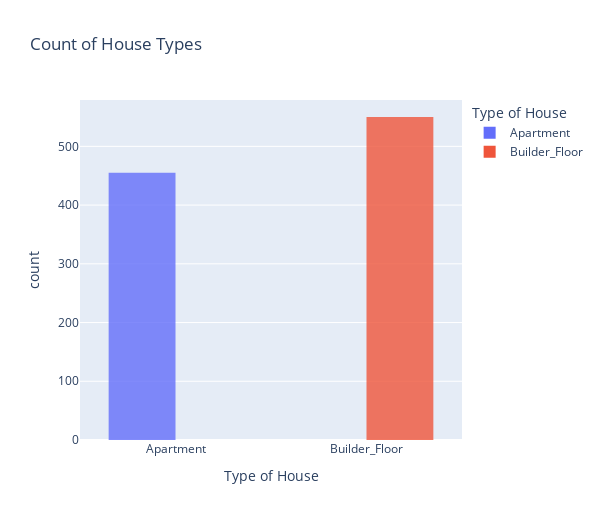

Notebook code for this chart:
### Code cell
# Type vs Price
fig = px.histogram(df2,x='Type',
                    title='Count of House Types',
                    opacity=0.8,
                    color = 'Type',
                    #color_discrete_sequence=['indianred'],
                    labels={'Type':'Type of House', 'Price':'Price'}
)
fig.update_layout(barmode='group', bargap=0.30,bargroupgap=0.0,height=520,width=600)
fig.show()

### Figure 1 — Plotly figure (JSON) as saved in the notebook; plotly's stock layout.template omitted (floating-point values rounded to 4 significant figures; data arrays with more than 128 entries replaced by an {"elided": "..."} marker saying what was removed)
{"data": [{"alignmentgroup": "True", "bingroup": "x", "hovertemplate": "Type of House=%{x}<br>count=%{y}<extra></extra>", "legendgroup": "Apartment", "marker": {"color": "#636efa", "opacity": 0.8}, "name": "Apartment", "offsetgroup": "Apartment", "orientation": "v", "showlegend": true, "type": "histogram", "x": {"elided": "455 str values"}, "xaxis": "x", "yaxis": "y"}, {"alignmentgroup": "True", "bingroup": "x", "hovertemplate": "Type of House=%{x}<br>count=%{y}<extra></extra>", "legendgroup": "Builder_Floor", "marker": {"color": "#EF553B", "opacity": 0.8}, "name": "Builder_Floor", "offsetgroup": "Builder_Floor", "orientation": "v", "showlegend": true, "type": "histogram", "x": {"elided": "550 str values"}, "xaxis": "x", "yaxis": "y"}], "layout": {"bargap": 0.3, "bargroupgap": 0, "barmode": "group", "height": 520, "legend": {"title": {"text": "Type of House"}, "tracegroupgap": 0}, "title": {"text": "Count of House Types"}, "width": 600, "xaxis": {"anchor": "y", "categoryarray": ["Apartment", "Builder_Floor"], "categoryorder": "array", "domain": [0, 1], "title": {"text": "Type of House"}}, "yaxis": {"anchor": "x", "domain": [0, 1], "title": {"text": "count"}}}}
